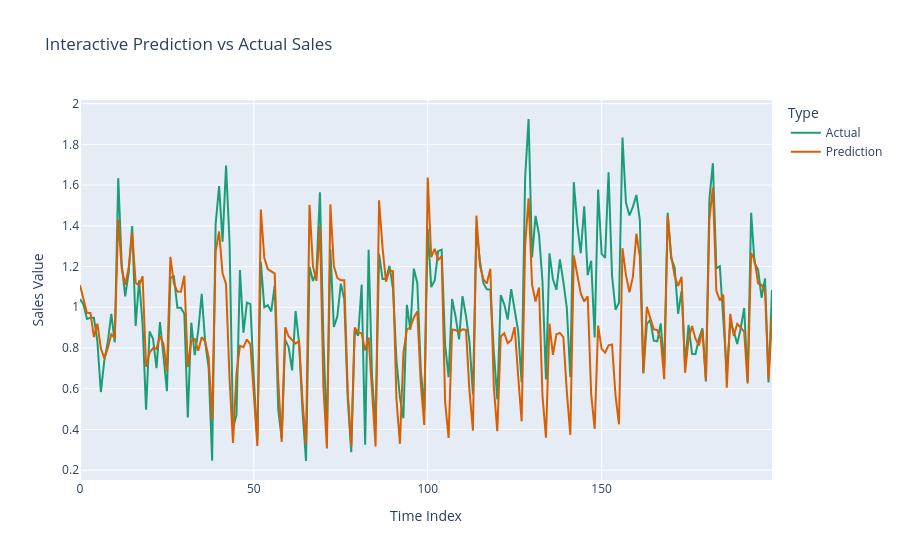

Source (notebook cell):
### Markdown cell above
### Giải thích mô hình và đánh giá hiệu năng

### Code cell
import plotly.express as px
import pandas as pd
import numpy as np

df_plot = pd.DataFrame({
    'Time_Index': list(range(200)),
    'Actual': np.expm1(y_valid).values[:200].flatten(),
    'Prediction': np.expm1(valid_pred)[:200].flatten()
})


fig = px.line(df_plot, x='Time_Index', y=['Actual', 'Prediction'],
              title='Interactive Prediction vs Actual Sales',
              labels={'Time_Index': 'Time Index', 'value': 'Sales Value'},
              color_discrete_sequence=px.colors.qualitative.Dark2) # chọn palette màu đậm


fig.update_layout(
    xaxis_title="Time Index",
    yaxis_title="Sales Value",
    legend_title="Type",
    font=dict(size=12),
    hovermode="x unified" # rất quan trọng: khi rê chuột hiện cả 2 giá trị cùng lúc
)

fig.show() # In Jupyter, lệnh này hiện biểu đồ tương tác

### Figure 1 — Plotly figure (JSON) as saved in the notebook; plotly's stock layout.template omitted (floating-point values rounded to 4 significant figures; data arrays with more than 128 entries replaced by an {"elided": "..."} marker saying what was removed)
{"data": [{"hovertemplate": "variable=Actual<br>Time Index=%{x}<br>Sales Value=%{y}<extra></extra>", "legendgroup": "Actual", "line": {"color": "rgb(27,158,119)", "dash": "solid"}, "marker": {"symbol": "circle"}, "mode": "lines", "name": "Actual", "orientation": "v", "showlegend": true, "type": "scatter", "x": {"elided": "200 int values"}, "xaxis": "x", "y": {"elided": "200 float values"}, "yaxis": "y"}, {"hovertemplate": "variable=Prediction<br>Time Index=%{x}<br>Sales Value=%{y}<extra></extra>", "legendgroup": "Prediction", "line": {"color": "rgb(217,95,2)", "dash": "solid"}, "marker": {"symbol": "circle"}, "mode": "lines", "name": "Prediction", "orientation": "v", "showlegend": true, "type": "scatter", "x": {"elided": "200 int values"}, "xaxis": "x", "y": {"elided": "200 float values"}, "yaxis": "y"}], "layout": {"font": {"size": 12}, "hovermode": "x unified", "legend": {"title": {"text": "Type"}, "tracegroupgap": 0}, "title": {"text": "Interactive Prediction vs Actual Sales"}, "xaxis": {"anchor": "y", "domain": [0, 1], "title": {"text": "Time Index"}}, "yaxis": {"anchor": "x", "domain": [0, 1], "title": {"text": "Sales Value"}}}}
